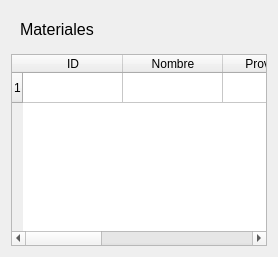
              <widget class="QWidget" name="tbClient_4">
               <layout class="QVBoxLayout" name="verticalLayout_14">
                <item>
                 <widget class="QWidget" name="widget_18" native="true">
                  <layout class="QHBoxLayout" name="horizontalLayout_19">
                   <item>
                    <widget class="QLabel" name="label_11">
                     <property name="font">
                      <font>
                       <pointsize>12</pointsize>
                      </font>
                     </property>
                     <property name="text">
                      <string>Materiales</string>
                     </property>
                    </widget>
                   </item>
                  </layout>
                 </widget>
                </item>
                <item>
                 <widget class="QTableWidget" name="tableClient_4">
                  <property name="horizontalScrollBarPolicy">
                   <enum>Qt::ScrollBarAsNeeded</enum>
                  </property>
                  <property name="sizeAdjustPolicy">
                   <enum>QAbstractScrollArea::AdjustIgnored</enum>
                  </property>
                  <property name="selectionBehavior">
                   <enum>QAbstractItemView::SelectRows</enum>
                  </property>
                  <property name="horizontalScrollMode">
                   <enum>QAbstractItemView::ScrollPerItem</enum>
                  </property>
                  <property name="gridStyle">
                   <enum>Qt::SolidLine</enum>
                  </property>
                  <attribute name="horizontalHeaderCascadingSectionResizes">
                   <bool>false</bool>
                  </attribute>
                  <attribute name="horizontalHeaderShowSortIndicator" stdset="0">
                   <bool>false</bool>
                  </attribute>
                  <attribute name="horizontalHeaderStretchLastSection">
                   <bool>true</bool>
                  </attribute>
                  <attribute name="verticalHeaderCascadingSectionResizes">
                   <bool>false</bool>
                  </attribute>
                  <attribute name="verticalHeaderShowSortIndicator" stdset="0">
                   <bool>false</bool>
                  </attribute>
                  <attribute name="verticalHeaderStretchLastSection">
                   <bool>false</bool>
                  </attribute>
                  <row/>
                  <column>
                   <property name="text">
                    <string>ID</string>
                   </property>
                  </column>
                  <column>
                   <property name="text">
                    <string>Nombre</string>
                   </property>
                  </column>
                  <column>
                   <property name="text">
                    <string>Proveedor</string>
                   </property>
                  </column>
                  <column>
                   <property name="text">
                    <string>Historial combinaciones</string>
                   </property>
                  </column>
                  <column>
                   <property name="text">
                    <string>Pzs/Lote</string>
                   </property>
                  </column>
                  <column>
                   <property name="text">
                    <string>Ultima Compra</string>
                   </property>
                  </column>
                 </widget>
                </item>
               </layout>
              </widget>
